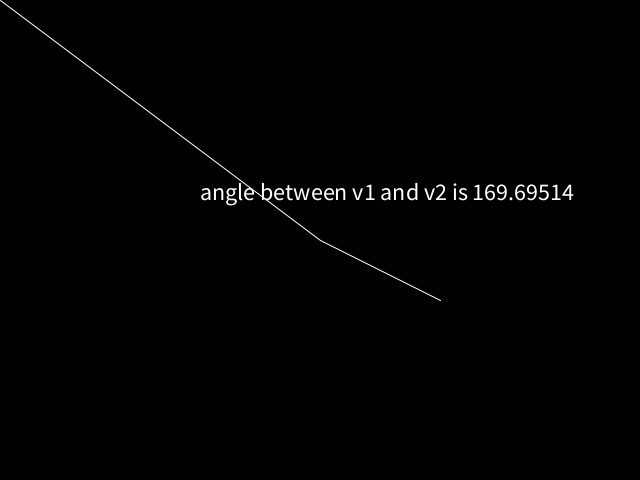
Frame 1 (no input)
Frame 60 (the mouse pressed at the canvas centre just before this capture): identical to frame 1, image omitted
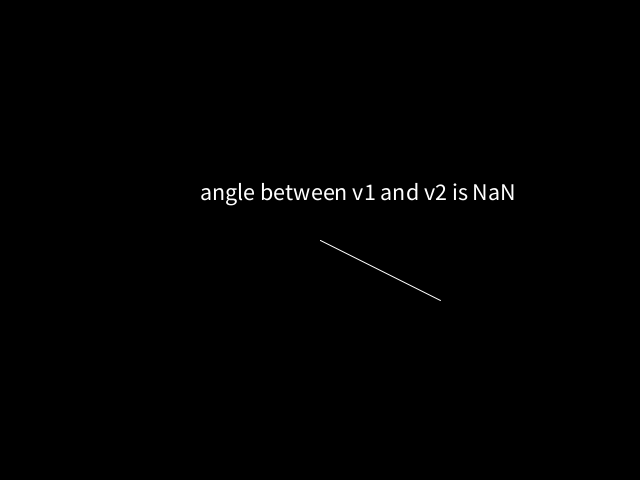
Frame 120 (the mouse held since frame 60 and released just before this capture)

The Processing sketch that drew these frames (run headless with seeded random() and noise(); from frame 60 on, the mouse is pressed at the canvas centre):

// Processing sketch: sketch_10_vector_angles_interactive
// ── sketch_10_vector_angles_interactive.pde
PVector v1, v2;

void setup() {
  size(640, 480);
  v1 = new PVector(120, 60);
  v2 = new PVector();
  textSize(24);
}

void draw() {
  background(0);
  stroke(255);
  v2 = new PVector(mouseX-320, mouseY-240);
  // draw:
  line(320, 240, 320+v1.x, 240+v1.y);
  line(320, 240, 320+v2.x, 240+v2.y);
  // compute dot product:
  float temp = v1.dot(v2)/(v1.mag()*v2.mag());
  text("angle between v1 and v2 is " + degrees(acos(temp)), 200, 200);
}
